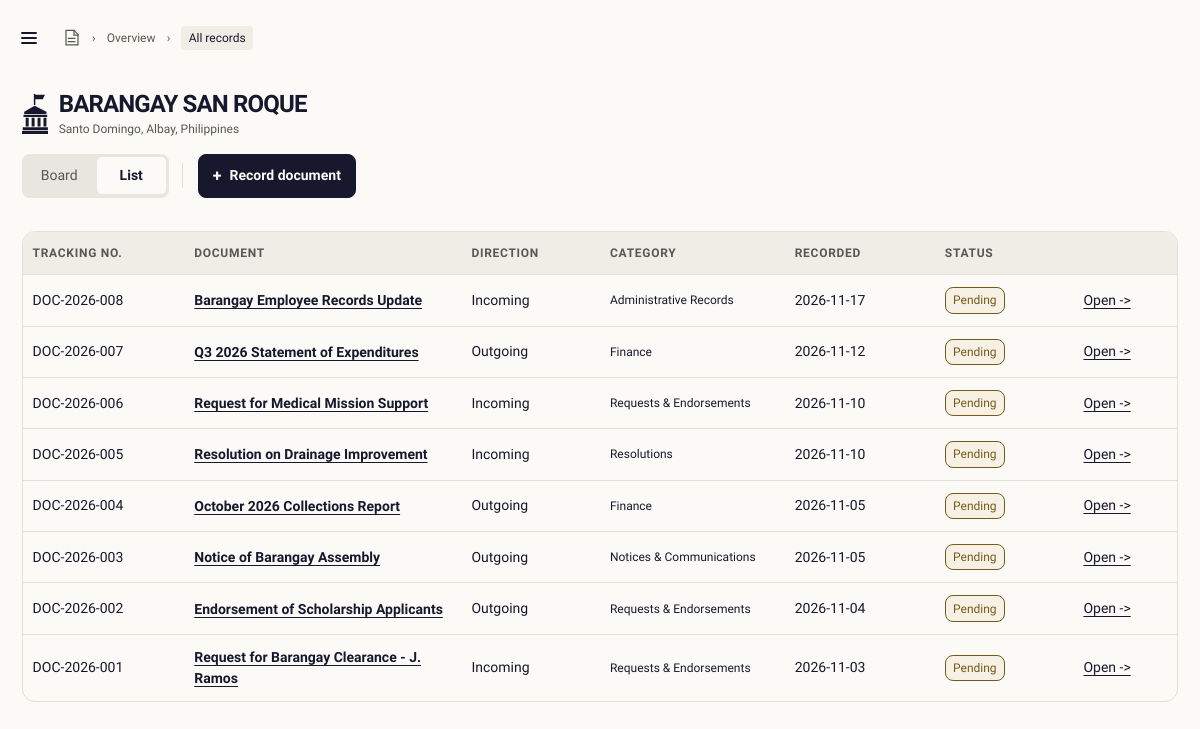
The page /documents/index.php (signed in) on the database its author committed.
### tables this page shows
CREATE TABLE Documents (
  document_id      INT AUTO_INCREMENT PRIMARY KEY,
  tracking_number  VARCHAR(30)  NOT NULL UNIQUE,
  title            VARCHAR(150) NOT NULL,
  type_id          INT NOT NULL,
  committee_id     INT NULL,
  direction        VARCHAR(20)  NOT NULL,
  sender_recipient VARCHAR(100) NOT NULL,
  date_received    DATE NOT NULL,
  status           VARCHAR(30)  NOT NULL DEFAULT 'Pending',
  location_id      INT NOT NULL,
  recorded_by      INT NOT NULL,
  created_at       DATETIME NOT NULL DEFAULT CURRENT_TIMESTAMP,
  CONSTRAINT chk_tracking  CHECK (tracking_number REGEXP '^DOC-[0-9]{4}-[0-9]{3}$'),
  CONSTRAINT chk_direction CHECK (direction IN ('Incoming','Outgoing')),
  CONSTRAINT chk_sender    CHECK (CHAR_LENGTH(TRIM(sender_recipient)) > 0),
  CONSTRAINT chk_status    CHECK (status IN ('Pending','In Process','Completed')),
  FOREIGN KEY (type_id)      REFERENCES Document_Types(type_id),
  FOREIGN KEY (committee_id) REFERENCES Committees(committee_id),
  FOREIGN KEY (location_id)  REFERENCES Storage_Locations(location_id),
  FOREIGN KEY (recorded_by)  REFERENCES Users(user_id)
) AUTO_INCREMENT=1001;

CREATE TABLE Document_Types (
  type_id      INT AUTO_INCREMENT PRIMARY KEY,
  type_name    VARCHAR(60) NOT NULL UNIQUE,
  is_financial BOOLEAN NOT NULL DEFAULT FALSE
) AUTO_INCREMENT=401;

### includes/functions.php (called while the page is built, shortened)
<?php
function e($value): string
{
    return htmlspecialchars((string) $value, ENT_QUOTES | ENT_SUBSTITUTE, 'UTF-8');
}
function fetch_documents(): array
{
    $sql = <<<'SQL'
        SELECT d.document_id AS id,
               d.tracking_number AS tracking,
               d.title,
               t.type_name AS category,
               d.direction,
               d.sender_recipient AS party_name,
               d.date_received AS recorded,
               d.status,
               CONCAT(l.cabinet, ' / ', l.drawer, ' / ', l.folder) AS location,
               d.created_at AS recorded_at,
               u.full_name AS recorded_by
        FROM Documents d
        JOIN Document_Types t ON t.type_id = d.type_id
        JOIN Storage_Locations l ON l.location_id = d.location_id
        JOIN Users u ON u.user_id = d.recorded_by
        WHERE NOT EXISTS (SELECT 1 FROM Document_Recycle_Bin b WHERE b.document_id = d.document_id)
        ORDER BY d.created_at DESC, d.document_id DESC
        SQL;
    return db()->query($sql)->fetchAll();
}

### config/database.php (called while the page is built, shortened)
<?php
function db(): PDO
{
    static $connection = null;
    if ($connection instanceof PDO) {
        return $connection;
    }
    $dsn = sprintf('mysql:host=%s;port=%s;dbname=%s;charset=utf8mb4', DB_HOST, DB_PORT, DB_NAME);
    $connection = new PDO($dsn, DB_USER, DB_PASSWORD, [
        PDO::ATTR_ERRMODE => PDO::ERRMODE_EXCEPTION,
        PDO::ATTR_DEFAULT_FETCH_MODE => PDO::FETCH_ASSOC,
        PDO::ATTR_EMULATE_PREPARES => false,
    ]);
    return $connection;
}

### documents/index.php (the view, shortened to what this page needs)
<?php
$barangayName = 'BARANGAY SAN ROQUE';
try {
    $documents = fetch_documents();
} catch (PDOException $exception) {
    error_log('B-TRACK document list database error: ' . $exception->getMessage());
    $documents = [];
    $databaseError = 'Unable to load records from the database. Check that MySQL is running.';
}
$listFilters = document_list_filters();
[, , $searchQuery, $selectedYear, $selectedStatus] = $listFilters;
$filterWasSubmitted = $searchQuery !== ''
    || $selectedStatus !== ''
    || (array_key_exists('year', $_GET) && $selectedYear !== '');
$filteredDocuments = array_values(array_filter(
    $documents,
    static function (array $document) use ($searchQuery, $selectedYear, $selectedStatus): bool {
        $matchesSearch = $searchQuery === ''
            || stripos((string) ($document['tracking'] ?? ''), $searchQuery) !== false
            || stripos((string) ($document['title'] ?? ''), $searchQuery) !== false;
        $recordedDate = (string) ($document['recorded'] ?? $document['recorded_at'] ?? '');
        $timestamp = $recordedDate !== '' ? strtotime($recordedDate) : false;
        $recordYear = $timestamp !== false ? date('Y', $timestamp) : '';
        $matchesYear = $selectedYear === '' || $recordYear === $selectedYear;
        $matchesStatus = $selectedStatus === ''
            || strcasecmp((string) ($document['status'] ?? ''), $selectedStatus) === 0;
        return $matchesSearch && $matchesYear && $matchesStatus;
    }
));
usort(
    $filteredDocuments,
    static function (array $first, array $second): int {
        $firstDate = strtotime((string) ($first['recorded'] ?? $first['recorded_at'] ?? '')) ?: 0;
        $secondDate = strtotime((string) ($second['recorded'] ?? $second['recorded_at'] ?? '')) ?: 0;
        return $secondDate <=> $firstDate;
    }
);
$viewQuery = array_intersect_key($_GET, array_flip(['search', 'year', 'status']));
$querySuffix = $viewQuery === [] ? '' : '?' . http_build_query($viewQuery);
$boardUrl = '../dashboard.php' . $querySuffix;
$listUrl = 'index.php' . $querySuffix;
$breadcrumbItems = [['Overview', $boardUrl], ['All records']];
?>
<!DOCTYPE html>
<html lang="en">
<head>
    <link rel="stylesheet" href="../assets/css/theme.css">
    <link rel="stylesheet" href="../assets/css/dashboard.css">
</head>
<body>
    <div class="app-shell records-workspace">
        <main class="main-content" id="main-content">
            <div class="records-content">
                <header class="records-header">
                    <?php require dirname(__DIR__) . '/includes/menu-button.php'; ?>
                    <?php require dirname(__DIR__) . '/includes/breadcrumb.php'; ?>
                </header>
                <section class="page-heading" aria-labelledby="page-title">
                    <div class="page-title-lockup">
                        <div class="page-title-copy">
                            <h1 id="page-title" title="<?= e($barangayName) ?>"><?= e($barangayName) ?></h1>
                            <p>Santo Domingo, Albay, Philippines</p>
                        </div>
                    </div>
                </section>
                <div class="workspace-toolbar records-toolbar" aria-label="Document controls">
                    <nav class="dashboard-tabs" aria-label="Record views">
                        <a href="<?= e($boardUrl) ?>">Board</a>
                        <a class="is-active" aria-current="page" href="<?= e($listUrl) ?>">List</a>
                    </nav>
                    <div class="dashboard-toolbar__actions">
                        <a class="button button--primary dashboard-record-button" href="create.php"><span aria-hidden="true">+</span> Record document</a>
                    </div>
                </div>
                <section class="record-list-section" aria-labelledby="record-list-title" data-list-region>
                    <?php if (count($filteredDocuments) === 0): ?>
                        <div class="list-state" role="status">
                            <svg viewBox="0 0 24 24" aria-hidden="true"><path d="M4 3h11l5 5v13H4z"></path><path d="M15 3v6h5M8 13h8M8 17h5"></path></svg>
                            <?php if ($filterWasSubmitted): ?>
                                <span>[ NO MATCHES ]</span>
                                <h3>No records match your search</h3>
                                <p>Try another keyword or remove one of the selected filters.</p>
                                <a href="index.php?year=">Clear search and filters</a>
                            <?php else: ?>
                                <span>[ EMPTY LIST ]</span>
                                <h3>No documents recorded yet</h3>
                                <p>Recorded incoming and outgoing documents will appear here.</p>
                                <a href="create.php">Record the first document</a>
                            <?php endif; ?>
                        </div>
                    <?php else: ?>
                        <div class="record-table-wrap" tabindex="0" aria-label="Document records table. Scroll horizontally to view all columns.">
                            <table class="record-table">
                                <thead>
                                    <tr>
                                        <th scope="col">Tracking no.</th>
                                        <th scope="col">Document</th>
                                        <th scope="col">Direction</th>
                                        <th scope="col">Category</th>
                                        <th scope="col">Recorded</th>
                                        <th scope="col">Status</th>
                                        <th scope="col"><span class="sr-only">Actions</span></th>
                                    </tr>
                                </thead>
                                <tbody>
                                    <?php foreach ($filteredDocuments as $document): ?>
                                        <?php
                                        $statusClass = strtolower(str_replace(' ', '-', (string) ($document['status'] ?? '')));
                                        $documentTitle = (string) ($document['title'] ?? 'Untitled document');
                                        $documentCategory = (string) ($document['category'] ?? 'Unfiled');
                                        $recordUrl = 'view.php?' . http_build_query(['id' => $document['id'], 'from' => 'list'] + $viewQuery);
                                        ?>
                                        <tr>
                                            <td><strong><?= htmlspecialchars((string) ($document['tracking'] ?? '—'), ENT_QUOTES, 'UTF-8') ?></strong></td>
                                            <td><a class="record-title" href="<?= e($recordUrl) ?>" title="<?= e($documentTitle) ?>"><?= e($documentTitle) ?></a></td>
                                            <td><?= htmlspecialchars((string) ($document['direction'] ?? '—'), ENT_QUOTES, 'UTF-8') ?></td>
                                            <td title="<?= e($documentCategory) ?>"><?= e($documentCategory) ?></td>
                                            <td><?= htmlspecialchars((string) ($document['recorded'] ?? $document['recorded_at'] ?? '—'), ENT_QUOTES, 'UTF-8') ?></td>
                                            <td><span class="record-status record-status--<?= e($statusClass) ?>"><?= e($document['status'] ?? 'Unknown') ?></span></td>
                                            <td><a class="row-action" href="<?= e($recordUrl) ?>" aria-label="Open <?= htmlspecialchars((string) ($document['tracking'] ?? 'document'), ENT_QUOTES, 'UTF-8') ?>">Open -&gt;</a></td>
                                        </tr>
                                    <?php endforeach; ?>
                                </tbody>
                            </table>
                        </div>
                    <?php endif; ?>
                </section>
            </div>
        </main>
    </div>
</body>
</html>

### includes/menu-button.php
<button class="menu-toggle" type="button" aria-label="<?= ($profileEditorOpen ?? false) ? 'Close navigation' : 'Open navigation' ?>" data-sidebar-toggle aria-controls="app-sidebar" aria-expanded="<?= ($profileEditorOpen ?? false) ? 'true' : 'false' ?>">
    <svg viewBox="0 0 24 24" aria-hidden="true"><path d="M4 6h16M4 12h16M4 18h16"></path></svg>
</button>

### includes/breadcrumb.php
<nav class="page-breadcrumb" aria-label="Breadcrumb">
    <svg class="page-breadcrumb__mark" viewBox="0 0 24 24" aria-hidden="true"><path d="M5 3h10l5 5v13H5z"></path><path d="M15 3v6h5M8 13h8M8 17h8"></path></svg>
    <ol class="page-breadcrumb__trail" role="list">
        <?php foreach ($breadcrumbItems as $item): ?>
            <li>
                <span aria-hidden="true">›</span>
                <?php if (isset($item[1])): ?>
                    <a href="<?= e($item[1]) ?>"><?= e($item[0]) ?></a>
                <?php else: ?>
                    <strong aria-current="page"><?= e($item[0]) ?></strong>
                <?php endif; ?>
            </li>
        <?php endforeach; ?>
    </ol>
</nav>

### assets/css/theme.css (style rules this page uses)
:root { --workspace-surface: #fbfaf6; --rail-surface: #f1f0e9; --lane-surface: #efede5; --surface-rule: #e3e0d6; --control-fill: #e8e6de; --control-radius: 0.5rem; --panel-radius: 0.8rem; --canvas: var(--workspace-surface); --paper: var(--workspace-surface); --ink: #17182d; --folder: var(--ink); --accent-blue: var(--ink); --button-height: 2.75rem; --button-padding-inline: 0.875rem; --button-primary-hover: #2b2d49; --metal: #dad8d0; --muted-ink: #565852; --rule: #c5c5bd; --rule-strong: #888a82; --error: #9b3128; --success: #2f6145; --warning: #765a1d; --focus: var(--accent-blue); --typeface: "Geist", "Segoe UI", Arial, sans-serif; --font-title: 1.5rem; --font-emphasis: 1rem; --font-body: 0.875rem; --font-small: 0.75rem; --motion-fast: 160ms ease; }

### rows shown on the page
documents: tracking_number "DOC-2026-008", title "Barangay Employee Records Update", direction "Incoming", type.type_name "Administrative Records", date_received "2026-11-17", status "Pending"
documents: tracking_number "DOC-2026-007", title "Q3 2026 Statement of Expenditures", direction "Outgoing", type.type_name "Finance", date_received "2026-11-12", status "Pending"
documents: tracking_number "DOC-2026-006", title "Request for Medical Mission Support", direction "Incoming", type.type_name "Requests & Endorsements", date_received "2026-11-10", status "Pending"
documents: tracking_number "DOC-2026-005", title "Resolution on Drainage Improvement", direction "Incoming", type.type_name "Resolutions", date_received "2026-11-10", status "Pending"
documents: tracking_number "DOC-2026-004", title "October 2026 Collections Report", direction "Outgoing", type.type_name "Finance", date_received "2026-11-05", status "Pending"
documents: tracking_number "DOC-2026-003", title "Notice of Barangay Assembly", direction "Outgoing", type.type_name "Notices & Communications", date_received "2026-11-05", status "Pending"
documents: tracking_number "DOC-2026-002", title "Endorsement of Scholarship Applicants", direction "Outgoing", type.type_name "Requests & Endorsements", date_received "2026-11-04", status "Pending"
documents: tracking_number "DOC-2026-001", title "Request for Barangay Clearance - J. Ramos", direction "Incoming", type.type_name "Requests & Endorsements", date_received "2026-11-03", status "Pending"

### other values the page prints
$item[0] "Overview"
$item[0] "All records"
$barangayName "BARANGAY SAN ROQUE"
